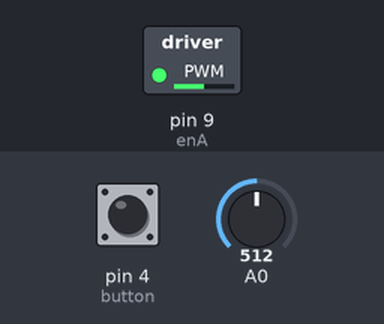
The sketch below on a simulated Arduino Uno, built with avr-gcc and run on an emulated ATmega328P. Parts: switched loads named in the sketch (green lamp = pin HIGH). Inputs (shaded band) come from the test bench; at power-on: A0 = 512, pin 4 (button) LOW.

Above: at 1.2 s.
1.3 s: A0 set to 716
At 2.3 s:
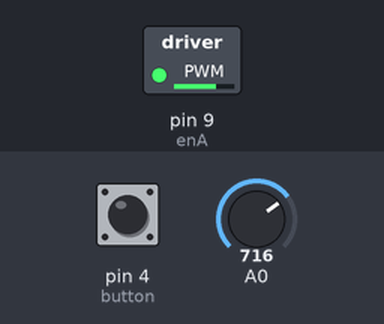
2.8 s: A0 set to 900
At 3.5 s:
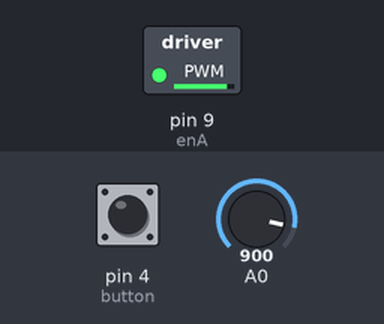
4.3 s: A0 set to 122
At 4.6 s:
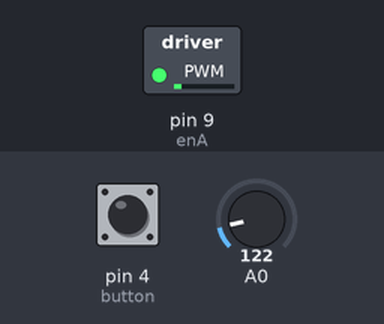
5.8 s: A0 set to 0
At 7.0 s:
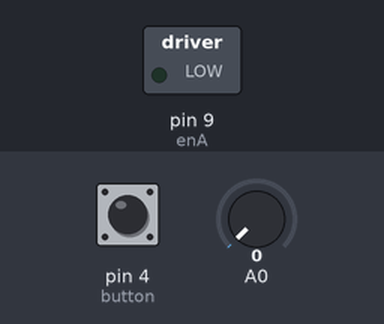
7.3 s: A0 set to 511
At 8.1 s:
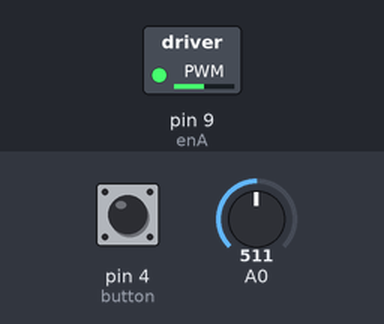
Timing chart, 0 to 9.8 s (numbered marks = the images above; inputs shaded):
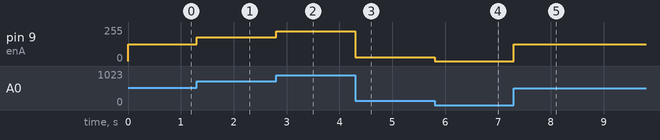

Measured:
- after the input at 1.3 s, pin 9 (enA): 127/255 → 178/255 at once
- after the input at 2.8 s, pin 9 (enA): 178/255 → 224/255 at once
- after the input at 4.3 s, pin 9 (enA): 224/255 → 30/255 at once
- after the input at 5.8 s, pin 9 (enA): 30/255 → 0/255 at once
- after the input at 7.3 s, pin 9 (enA): 0/255 → 127/255 at once

The sketch:

motor_controller_check.ino
```cpp
#define enA 9
#define in1 6
#define in2 7
#define button 4

boolean buttonState =LOW;
int rotDirection =0;
int pressed = false;


void setup() {
  // put your setup code here, to run once:

  pinMode(enA,OUTPUT);
  pinMode(in1,INPUT);
  pinMode(in2,INPUT);
  pinMode(button,INPUT);

  //Set the initial rotation direction

  digitalWrite(in1,LOW);
  digitalWrite(in2,HIGH);
}

void loop() {
  // put your main code here, to run repeatedly:
  int potValue = analogRead(A0); // read the potentio meter value
  int pmwOutput = map(potValue,0,1023,0,255);
  analogWrite(enA,pmwOutput);

  //Read botton -debounce
  if(digitalRead(button)==true)
  {
    pressed=!pressed;
  }

  while(digitalRead(button)==true)
  {
    delay(20);
  }

  //if button pressed - chanfge the direction

  if(pressed == true & rotDirection ==0)
  {
    digitalWrite(in1,HIGH);
    digitalWrite(in2,LOW);
    rotDirection =1;
    delay(20);
  }

  if(pressed == false & rotDirection ==1)
  {
    digitalWrite(in1,LOW);
    digitalWrite(in2,HIGH);
    rotDirection =1;
    delay(20);
  }


}
```
